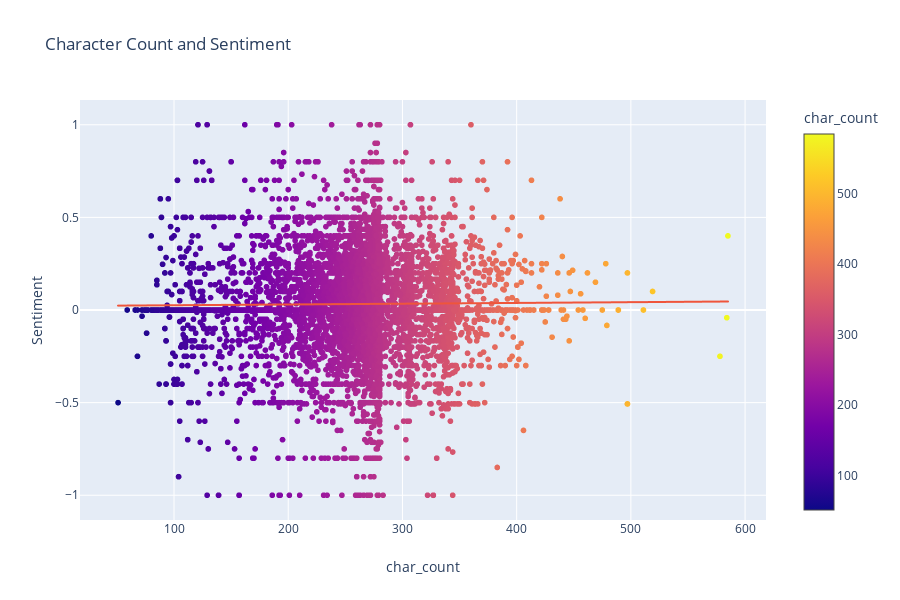

This figure's notebook cell:
### Code cell
fig = px.scatter(Master_tweet_df,x='char_count', y="Sentiment", title = 'Character Count and Sentiment',color='char_count',trendline='ols')
fig.show()

### Figure 1 — Plotly figure (JSON) as saved in the notebook; plotly's stock layout.template omitted (floating-point values rounded to 4 significant figures; data arrays with more than 128 entries replaced by an {"elided": "..."} marker saying what was removed)
{"data": [{"hoverlabel": {"namelength": 0}, "hovertemplate": "char_count=%{marker.color}<br>Sentiment=%{y}", "legendgroup": "", "marker": {"color": {"elided": "8514 int values"}, "coloraxis": "coloraxis", "symbol": "circle"}, "mode": "markers", "name": "", "showlegend": false, "type": "scattergl", "x": {"elided": "8514 int values"}, "xaxis": "x", "y": {"elided": "8514 float values"}, "yaxis": "y"}, {"hoverlabel": {"namelength": 0}, "hovertemplate": "<b>OLS trendline</b><br>Sentiment = 0.000041 * char_count + 0.021516<br>R<sup>2</sup>=0.000109<br><br>char_count=%{x}<br>Sentiment=%{y} <b>(trend)</b>", "legendgroup": "", "marker": {"symbol": "circle"}, "mode": "lines", "name": "", "showlegend": false, "type": "scattergl", "x": {"elided": "8514 int values"}, "xaxis": "x", "y": {"elided": "8514 float values"}, "yaxis": "y"}], "layout": {"coloraxis": {"colorbar": {"title": {"text": "char_count"}}, "colorscale": [[0, "#0d0887"], [0.1111, "#46039f"], [0.2222, "#7201a8"], [0.3333, "#9c179e"], [0.4444, "#bd3786"], [0.5556, "#d8576b"], [0.6667, "#ed7953"], [0.7778, "#fb9f3a"], [0.8889, "#fdca26"], [1, "#f0f921"]]}, "height": 600, "legend": {"tracegroupgap": 0}, "title": {"text": "Character Count and Sentiment"}, "xaxis": {"anchor": "y", "domain": [0, 0.98], "title": {"text": "char_count"}}, "yaxis": {"anchor": "x", "domain": [0, 1], "title": {"text": "Sentiment"}}}}
